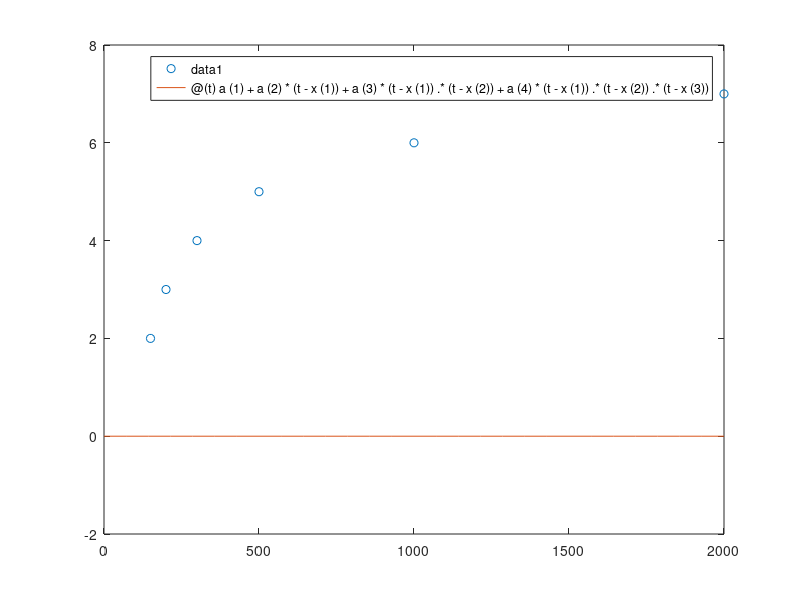

Here is the MATLAB script that generated this plot:
clear 
x = [150; 200; 300; 500; 1000; 2000];
y = [2; 3; 4; 5; 6; 7];


A=[ones(size(x)) x];
B = transpose(A) *A;
C =  transpose(A) * y;

d=B\C; a=d(1); b=d(2); 

n=length(x);
e=norm(A*d-y)/sqrt(n);

xmq = 0:1/100:x(6);
ymq = b*xmq + a ;
hold on;
plot(xmq,ymq);
plot(x , y);




%%
% Polynominterpolation med Newtons ansats
clear
% Datapunkter att interpolera
x = [150; 200; 300; 500; 1000; 2000]';
y = [2; 3; 4; 5; 6; 7]';

% Skapa matrisen (se slides)
B = [ones(size(x)), x-x(1), (x-x(1)).*(x-x(2)), (x-x(1)).*(x-x(2)).*(x-x(3)), (x-x(1)).*(x-x(2)).*(x-x(3)).*(x-x(4))];

% Lös
a = B\y;

% Polynomet
p = @(t) a(1) + a(2)*(t-x(1)) + a(3)*(t-x(1)).*(t-x(2)) + a(4)*(t-x(1)).*(t-x(2)).*(t-x(3));

% Plotta datapunkter och polynom
clf
plot(x, y, 'o')
hold on

fplot(p, [0, 2000])